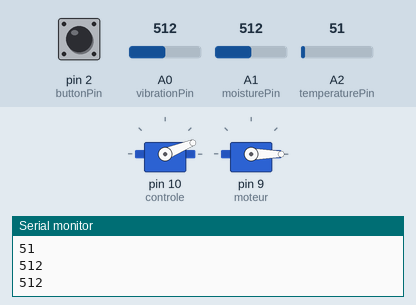
The sketch below on a simulated Arduino Uno, built with avr-gcc and run on an emulated ATmega328P. Parts: 2 × servo, the last lines printed to the serial monitor. The inputs (shaded band) are chosen by the test bench; at power-on: pin 2 (buttonPin) LOW, A0 (vibrationPin) = 512, A1 (moisturePin) = 512, A2 (temperaturePin) = 51.

Above: at 11.2 s.
11.3 s: pin 2 (buttonPin) pulled HIGH for 0.15 s
At 11.46 s:
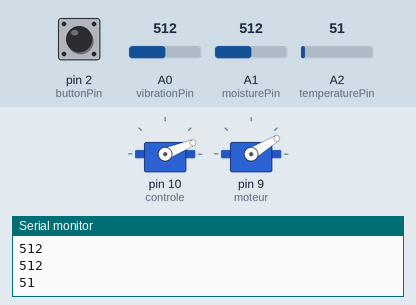
At 12.66 s:
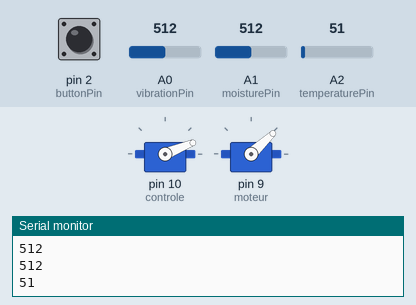
14.3 s: pin 2 (buttonPin) pulled HIGH for 3.2 s
At 15.92 s:
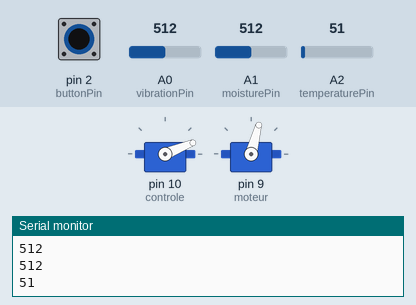
Timing chart, 0 to 22.2 s (numbered marks = the images above; inputs shaded):
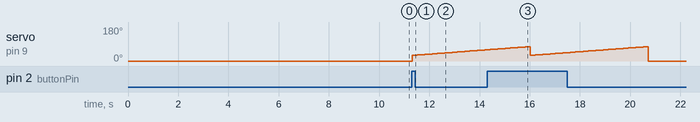

Measured:
- after the input at 11.3 s, servo on pin 9 (moteur): moves from 0° to 59° over 2.9 s, starting at once

The sketch:

demo-s7.ino
```cpp
#include <Servo.h>

Servo controle;
Servo moteur;
const int buttonPin=2;
int buttonState=0;
int vibrationPin=A0;
int vibrationValue=0;
int moisturePin=A1;
int moistureValue=0;
int temperatureValue=0;
int temperaturePin=A2;

void setup() {
  // put your setup code here, to run once:
  pinMode(buttonPin, INPUT);
  controle.attach(10);
   Serial.begin(9600);
  moteur.attach(9);
  moteur.write(0);
  delay(10000);
  controle.write(22);
}

void loop() {
  // put your main code here, to run repeatedly:
buttonState=digitalRead(buttonPin);
int valeur=76;
int test=0;
int test2=0;
int test3=0;
test=vibration();
test2=moisture();
test3=temperature();

  if (buttonState == HIGH){
  ctrlmoteur(valeur);
  //parcour();
  buttonState=0;
  moteur.write(0);
 }
}

void ctrlmoteur(int valeur){

    for(int i = 30; i<valeur; i++)
    {
    moteur.write(i);
    //Serial.println(i);
    delay(100);
    }
      for(int i = valeur-1; i<valeur; i++)
    {
    moteur.write(i);
   // Serial.println(i);
    delay(100);
    }
  }

void ctrldirection(){

 }

int vibration(){
vibrationValue=analogRead(vibrationPin);
Serial.println(vibrationValue);
return vibrationValue;
}

int moisture(){
moistureValue=analogRead(moisturePin);
Serial.println(moistureValue);
return moistureValue;
  }

int temperature(){
temperatureValue=analogRead(temperaturePin);
Serial.println(temperatureValue);
return temperatureValue;
  }

void parcour(){
  /*controle.write(0);
  delay(10000);
  controle.write(90);
  delay(10000);*/
  //controle.write(0);
 // moteur.write(25);
  //delay(5000);
  //controle.write(90);
  //delay(5000);
  //controle.write(22);
  delay(2000);
  controle.write(0);
  delay(4000);
  //moteur.write(0);
  };
```
